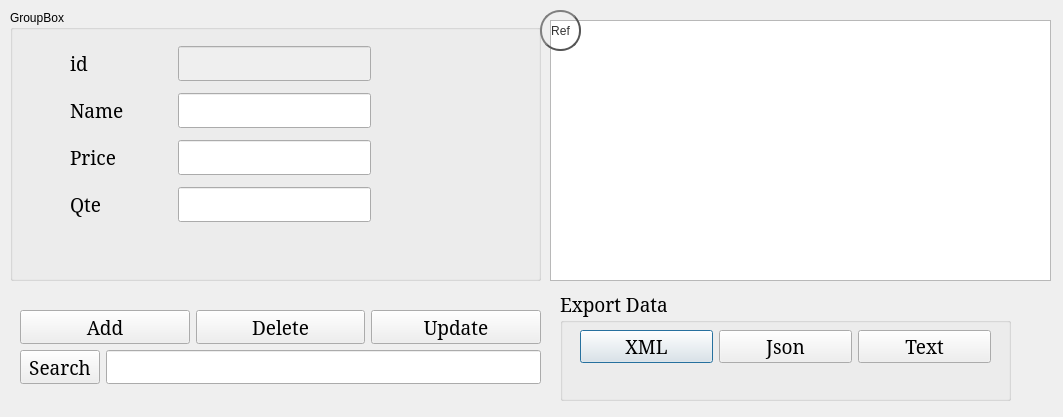
<?xml version="1.0" encoding="UTF-8"?>
<ui version="4.0">
 <class>AdminControler</class>
 <widget class="QDialog" name="AdminControler">
  <property name="geometry">
   <rect>
    <x>0</x>
    <y>0</y>
    <width>1063</width>
    <height>417</height>
   </rect>
  </property>
  <property name="windowTitle">
   <string>Dialog</string>
  </property>
  <widget class="QGroupBox" name="groupBox">
   <property name="geometry">
    <rect>
     <x>10</x>
     <y>10</y>
     <width>531</width>
     <height>271</height>
    </rect>
   </property>
   <property name="title">
    <string>GroupBox</string>
   </property>
   <widget class="QWidget" name="">
    <property name="geometry">
     <rect>
      <x>60</x>
      <y>30</y>
      <width>301</width>
      <height>191</height>
     </rect>
    </property>
    <layout class="QVBoxLayout" name="verticalLayout">
     <item>
      <layout class="QHBoxLayout" name="horizontalLayout">
       <item>
        <widget class="QLabel" name="label">
         <property name="font">
          <font>
           <family>Constantia</family>
           <pointsize>14</pointsize>
          </font>
         </property>
         <property name="text">
          <string>id</string>
         </property>
        </widget>
       </item>
       <item>
        <spacer name="horizontalSpacer">
         <property name="orientation">
          <enum>Qt::Horizontal</enum>
         </property>
         <property name="sizeHint" stdset="0">
          <size>
           <width>40</width>
           <height>20</height>
          </size>
         </property>
        </spacer>
       </item>
       <item>
        <widget class="QLineEdit" name="lineEdit">
         <property name="enabled">
          <bool>false</bool>
         </property>
         <property name="font">
          <font>
           <family>Constantia</family>
           <pointsize>14</pointsize>
          </font>
         </property>
        </widget>
       </item>
      </layout>
     </item>
     <item>
      <layout class="QHBoxLayout" name="horizontalLayout_2">
       <item>
        <widget class="QLabel" name="label_2">
         <property name="font">
          <font>
           <family>Constantia</family>
           <pointsize>14</pointsize>
          </font>
         </property>
         <property name="text">
          <string>Name </string>
         </property>
        </widget>
       </item>
       <item>
        <spacer name="horizontalSpacer_4">
         <property name="orientation">
          <enum>Qt::Horizontal</enum>
         </property>
         <property name="sizeHint" stdset="0">
          <size>
           <width>40</width>
           <height>20</height>
          </size>
         </property>
        </spacer>
       </item>
       <item>
        <widget class="QLineEdit" name="lineEdit_Name">
         <property name="font">
          <font>
           <family>Constantia</family>
           <pointsize>14</pointsize>
          </font>
         </property>
        </widget>
       </item>
      </layout>
     </item>
     <item>
      <layout class="QHBoxLayout" name="horizontalLayout_3">
       <item>
        <widget class="QLabel" name="label_3">
         <property name="font">
          <font>
           <family>Constantia</family>
           <pointsize>14</pointsize>
          </font>
         </property>
         <property name="text">
          <string>Price</string>
         </property>
        </widget>
       </item>
       <item>
        <spacer name="horizontalSpacer_2">
         <property name="orientation">
          <enum>Qt::Horizontal</enum>
         </property>
         <property name="sizeHint" stdset="0">
          <size>
           <width>40</width>
           <height>20</height>
          </size>
         </property>
        </spacer>
       </item>
       <item>
        <widget class="QLineEdit" name="lineEdit_Price">
         <property name="font">
          <font>
           <family>Constantia</family>
           <pointsize>14</pointsize>
          </font>
         </property>
        </widget>
       </item>
      </layout>
     </item>
     <item>
      <layout class="QHBoxLayout" name="horizontalLayout_4">
       <item>
        <widget class="QLabel" name="label_4">
         <property name="font">
          <font>
           <family>Constantia</family>
           <pointsize>14</pointsize>
          </font>
         </property>
         <property name="text">
          <string>Qte</string>
         </property>
        </widget>
       </item>
       <item>
        <spacer name="horizontalSpacer_3">
         <property name="orientation">
          <enum>Qt::Horizontal</enum>
         </property>
         <property name="sizeHint" stdset="0">
          <size>
           <width>40</width>
           <height>20</height>
          </size>
         </property>
        </spacer>
       </item>
       <item>
        <widget class="QLineEdit" name="lineEdit_Qte">
         <property name="font">
          <font>
           <family>Constantia</family>
           <pointsize>14</pointsize>
          </font>
         </property>
        </widget>
       </item>
      </layout>
     </item>
    </layout>
   </widget>
  </widget>
  <widget class="QTableView" name="tableView">
   <property name="geometry">
    <rect>
     <x>550</x>
     <y>20</y>
     <width>501</width>
     <height>261</height>
    </rect>
   </property>
  </widget>
  <widget class="QGroupBox" name="groupBox_2">
   <property name="geometry">
    <rect>
     <x>560</x>
     <y>290</y>
     <width>451</width>
     <height>111</height>
    </rect>
   </property>
   <property name="font">
    <font>
     <family>Constantia</family>
     <pointsize>14</pointsize>
    </font>
   </property>
   <property name="title">
    <string>Export Data</string>
   </property>
   <widget class="QWidget" name="">
    <property name="geometry">
     <rect>
      <x>20</x>
      <y>40</y>
      <width>411</width>
      <height>33</height>
     </rect>
    </property>
    <layout class="QHBoxLayout" name="horizontalLayout_9">
     <item>
      <widget class="QPushButton" name="pushButton_Xml">
       <property name="font">
        <font>
         <family>Constantia</family>
         <pointsize>14</pointsize>
        </font>
       </property>
       <property name="text">
        <string>XML</string>
       </property>
      </widget>
     </item>
     <item>
      <widget class="QPushButton" name="pushButton_Json">
       <property name="font">
        <font>
         <family>Constantia</family>
         <pointsize>14</pointsize>
        </font>
       </property>
       <property name="text">
        <string>Json</string>
       </property>
      </widget>
     </item>
     <item>
      <widget class="QPushButton" name="pushButton_Text">
       <property name="font">
        <font>
         <family>Constantia</family>
         <pointsize>14</pointsize>
        </font>
       </property>
       <property name="text">
        <string>Text</string>
       </property>
      </widget>
     </item>
    </layout>
   </widget>
  </widget>
  <widget class="QPushButton" name="pushButton">
   <property name="geometry">
    <rect>
     <x>540</x>
     <y>10</y>
     <width>41</width>
     <height>41</height>
    </rect>
   </property>
   <property name="styleSheet">
    <string notr="true">QPushButton {
    color: #333;
    border: 2px solid #555;
    border-radius: 20px;
    border-style: outset;
    background: qradialgradient(
        cx: 0.3, cy: -0.4, fx: 0.3, fy: -0.4,
        radius: 1.35, stop: 0 #fff, stop: 1 #888
        );
    padding: 5px;
    }

QPushButton:hover {
    background: qradialgradient(
        cx: 0.3, cy: -0.4, fx: 0.3, fy: -0.4,
        radius: 1.35, stop: 0 #fff, stop: 1 #bbb
        );
    }

QPushButton:pressed {
    border-style: inset;
    background: qradialgradient(
        cx: 0.4, cy: -0.1, fx: 0.4, fy: -0.1,
        radius: 1.35, stop: 0 #fff, stop: 1 #ddd
        );
    }</string>
   </property>
   <property name="text">
    <string>Ref</string>
   </property>
  </widget>
  <widget class="QWidget" name="">
   <property name="geometry">
    <rect>
     <x>20</x>
     <y>310</y>
     <width>521</width>
     <height>74</height>
    </rect>
   </property>
   <layout class="QVBoxLayout" name="verticalLayout_2">
    <item>
     <layout class="QHBoxLayout" name="horizontalLayout_5">
      <item>
       <widget class="QPushButton" name="pushButton_Add">
        <property name="font">
         <font>
          <family>Constantia</family>
          <pointsize>14</pointsize>
         </font>
        </property>
        <property name="text">
         <string>Add</string>
        </property>
       </widget>
      </item>
      <item>
       <widget class="QPushButton" name="pushButton_detele">
        <property name="font">
         <font>
          <family>Constantia</family>
          <pointsize>14</pointsize>
         </font>
        </property>
        <property name="text">
         <string>Delete</string>
        </property>
       </widget>
      </item>
      <item>
       <widget class="QPushButton" name="pushButton_update">
        <property name="font">
         <font>
          <family>Constantia</family>
          <pointsize>14</pointsize>
         </font>
        </property>
        <property name="text">
         <string>Update</string>
        </property>
       </widget>
      </item>
     </layout>
    </item>
    <item>
     <layout class="QHBoxLayout" name="horizontalLayout_6">
      <item>
       <widget class="QPushButton" name="pushButton_search">
        <property name="font">
         <font>
          <family>Constantia</family>
          <pointsize>14</pointsize>
         </font>
        </property>
        <property name="text">
         <string>Search</string>
        </property>
       </widget>
      </item>
      <item>
       <widget class="QLineEdit" name="lineEdit_5">
        <property name="font">
         <font>
          <family>Constantia</family>
          <pointsize>14</pointsize>
         </font>
        </property>
       </widget>
      </item>
     </layout>
    </item>
   </layout>
  </widget>
 </widget>
 <resources/>
 <connections/>
</ui>
